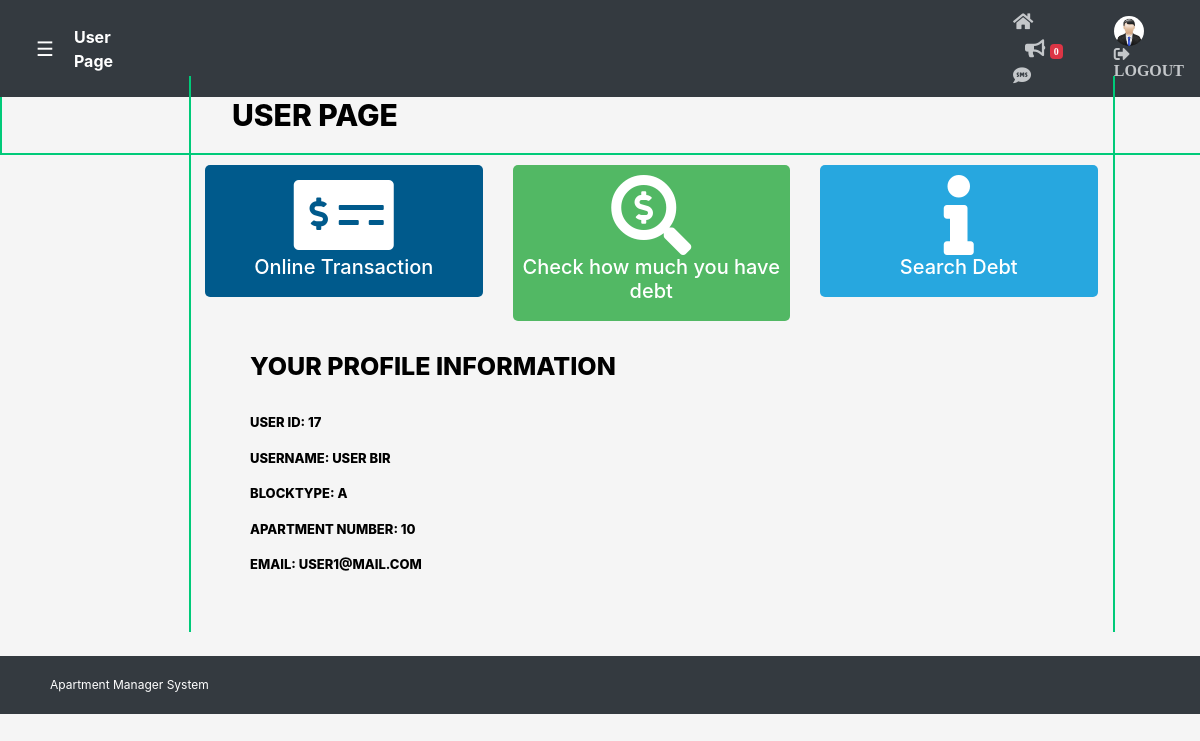
The app's page /user/userpage.php (signed in) with its own data.
### tables this page shows
CREATE TABLE `user` (
  `id` int(11) NOT NULL,
  `username` varchar(255) NOT NULL,
  `password` varchar(255) NOT NULL,
  `email` varchar(255) DEFAULT NULL,
  `gender` varchar(255) DEFAULT NULL,
  `phonenumber` varchar(255) NOT NULL,
  `blocktype` varchar(255) NOT NULL,
  `apartmentnumber` varchar(255) NOT NULL,
  `pic` varchar(100) NOT NULL,
  `dstart` varchar(255) DEFAULT NULL,
  `ifmoved` varchar(9) NOT NULL DEFAULT 'LIVING',
  `moveddate` date DEFAULT NULL
);

### user/userpage.php (the view, shortened to what this page needs)
<!DOCTYPE html>
<html lang="en" xmlns="http://www.w3.org/1999/xhtml">
<head>
    <link rel="stylesheet" href="https://maxcdn.bootstrapcdn.com/bootstrap/4.5.2/css/bootstrap.min.css">
  <link rel="stylesheet" href="https://use.fontawesome.com/releases/v5.7.0/css/all.css"
>
</head>
<html>
<body class="fixing">
<?php
include "../config/userheader.php";
?>
 <?php
$sql6="DELETE FROM announcement WHERE username= '$_SESSION[login_user]' ";
$dbconnection->query($sql6);
?>
<div class="vl"></div>
<div class="v2"></div>
<div class="row">
         <div class="col-md-12">
       <h1 class="page-head-line"style="padding-left:230px" >User Page</h1>
           </div>
       </div>
<div class="row">
<div class="col-md-2">
</div>
 <div class="col-md-3">
        <div class="main-box mb-pink">
        <a href="transaction.php">
      <i class="fas fa-money-check-alt fa-5x" style="color:white;"></i>
       <h5 style="color:white;">Online Transaction</h5>
      </a>
   </div>
   </div>
 <div class="col-md-3">
     <div class="main-box mb-green">
      <a href="usercheckowndue.php">
      <i class="fas fa-search-dollar fa-5x" style="color:white;"></i>
      <h5 style="color:white;">Check how much you have debt</h5>
                            </a>
                        </div>
                    </div>
 <div class="col-md-3">
                        <div class="main-box mb-blue">
                            <a href="searchdebt.php">
                                <i class="fas fa-info fa-5x" style="color:white;"></i>
                                <h5 style="color:white;">Search Debt</h5>
                            </a>
                        </div>
                    </div>
</div>
<?php
     $q = mysqli_query($dbconnection," SELECT * FROM user WHERE username = '$_SESSION[login_user]';");
     $row = mysqli_fetch_assoc($q);
?>
                    <div class="row">
                    <div class="col-md-12">
                        <h1 class="page-head-line2" style="padding-left:250px" >Your Profile Information</h1><br>
                        <p class="info" style="padding-left:250px"> User ID: <?php echo $row["id"] ?></p>
                        <p class="info" style="padding-left:250px"> Username: <?php echo $row["username"] ?> </p>
                            <p class="info" style="padding-left:250px"> Blocktype: <?php echo $row["blocktype"] ?> </p>
                                <p class="info" style="padding-left:250px"> Apartment Number: <?php echo $row["apartmentnumber"] ?> </p>
                                    <p class="info" style="padding-left:250px"> Email: <?php echo $row["email"] ?> </p>
                    </div>
                </div>
<div style="margin-top: 65px;">
<?php
include "../config/userfooter.php";
?>
</div>
</body>
</html>

### user/userpage.php (style rules this page uses)
.vl { border-left: 2px solid #00CA79; height: 556px; position: absolute; left: 16%; margin-left: -3px; top: 76px; }
.row { margin-right: -15px; margin-left: -15px; }
.v2 { border-left: 2px solid #00CA79; height: 556px; position: absolute; left: 93%; margin-left: -3px; top: 76px; }
.mb-pink { background-color: #005a8c; }
.mb-green { background-color: #52b864; }
.mb-blue { background-color: #27a7df; }
.main-box { text-align: center; padding: 10px; border-radius: 5px; -moz-border-radius: 5px; -webkit-border-radius: 5px; margin-bottom: 30px; }
.info { font-size: 13px; text-transform: uppercase; color: #000; font-weight: 800; }
.page-head-line { font-size: 30px; text-transform: uppercase; color: #000; font-weight: 800; padding-bottom: 20px; border-bottom: 2px solid #00CA79; margin-bottom: 10px; border-left: 2px solid #00CA79; }
.page-head-line2 { font-size: 25px; text-transform: uppercase; color: #000; font-weight: 800; }
.fixing { padding-bottom:10px; }

### records on screen
user: id "17", username "USER BIR", blocktype "A", apartmentnumber "10", email "USER1@MAIL.COM"

### other values on screen
$announcecount "0"
